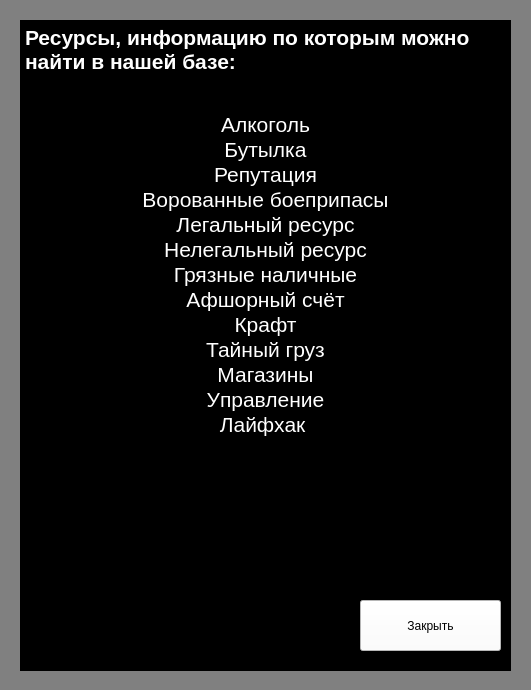
<?xml version="1.0" encoding="UTF-8"?>
<ui version="4.0">
 <class>Form</class>
 <widget class="QWidget" name="Form">
  <property name="geometry">
   <rect>
    <x>0</x>
    <y>0</y>
    <width>531</width>
    <height>690</height>
   </rect>
  </property>
  <property name="windowTitle">
   <string>Form</string>
  </property>
  <property name="styleSheet">
   <string notr="true">background-color: grey;</string>
  </property>
  <widget class="QTextBrowser" name="textBrowser">
   <property name="geometry">
    <rect>
     <x>20</x>
     <y>20</y>
     <width>491</width>
     <height>651</height>
    </rect>
   </property>
   <property name="styleSheet">
    <string notr="true">background-color: black;</string>
   </property>
   <property name="html">
    <string>&lt;!DOCTYPE HTML PUBLIC &quot;-//W3C//DTD HTML 4.0//EN&quot; &quot;http://www.w3.org/TR/REC-html40/strict.dtd&quot;&gt;
&lt;html&gt;&lt;head&gt;&lt;meta name=&quot;qrichtext&quot; content=&quot;1&quot; /&gt;&lt;style type=&quot;text/css&quot;&gt;
p, li { white-space: pre-wrap; }
&lt;/style&gt;&lt;/head&gt;&lt;body style=&quot; font-family:'MS Shell Dlg 2'; font-size:8.25pt; font-weight:400; font-style:normal;&quot;&gt;
&lt;p style=&quot; margin-top:0px; margin-bottom:0px; margin-left:0px; margin-right:0px; -qt-block-indent:0; text-indent:0px;&quot;&gt;&lt;span style=&quot; font-size:16pt; font-weight:600; color:#ffffff;&quot;&gt;Ресурсы, информацию по которым можно найти в нашей базе:&lt;/span&gt;&lt;/p&gt;
&lt;p style=&quot;-qt-paragraph-type:empty; margin-top:0px; margin-bottom:0px; margin-left:0px; margin-right:0px; -qt-block-indent:0; text-indent:0px; font-size:12pt; color:#ffffff;&quot;&gt;&lt;br /&gt;&lt;/p&gt;
&lt;p style=&quot;-qt-paragraph-type:empty; margin-top:0px; margin-bottom:0px; margin-left:0px; margin-right:0px; -qt-block-indent:0; text-indent:0px; font-size:12pt; color:#ffffff;&quot;&gt;&lt;br /&gt;&lt;/p&gt;
&lt;p align=&quot;center&quot; style=&quot; margin-top:0px; margin-bottom:0px; margin-left:0px; margin-right:0px; -qt-block-indent:0; text-indent:0px;&quot;&gt;&lt;span style=&quot; font-family:'Arial'; font-size:16pt; color:#ffffff; background-color:#000000;&quot;&gt;Алкоголь&lt;/span&gt;&lt;/p&gt;
&lt;p align=&quot;center&quot; style=&quot; margin-top:0px; margin-bottom:0px; margin-left:0px; margin-right:0px; -qt-block-indent:0; text-indent:0px;&quot;&gt;&lt;span style=&quot; font-family:'Arial'; font-size:16pt; color:#ffffff; background-color:#000000;&quot;&gt;Бутылка&lt;/span&gt;&lt;/p&gt;
&lt;p align=&quot;center&quot; style=&quot; margin-top:0px; margin-bottom:0px; margin-left:0px; margin-right:0px; -qt-block-indent:0; text-indent:0px;&quot;&gt;&lt;span style=&quot; font-family:'Arial'; font-size:16pt; color:#ffffff; background-color:#000000;&quot;&gt;Репутация&lt;/span&gt;&lt;/p&gt;
&lt;p align=&quot;center&quot; style=&quot; margin-top:0px; margin-bottom:0px; margin-left:0px; margin-right:0px; -qt-block-indent:0; text-indent:0px;&quot;&gt;&lt;span style=&quot; font-family:'Arial'; font-size:16pt; color:#ffffff; background-color:#000000;&quot;&gt;Ворованные боеприпасы&lt;/span&gt;&lt;/p&gt;
&lt;p align=&quot;center&quot; style=&quot; margin-top:0px; margin-bottom:0px; margin-left:0px; margin-right:0px; -qt-block-indent:0; text-indent:0px;&quot;&gt;&lt;span style=&quot; font-family:'Arial'; font-size:16pt; color:#ffffff; background-color:#000000;&quot;&gt;Легальный ресурс&lt;/span&gt;&lt;/p&gt;
&lt;p align=&quot;center&quot; style=&quot; margin-top:0px; margin-bottom:0px; margin-left:0px; margin-right:0px; -qt-block-indent:0; text-indent:0px;&quot;&gt;&lt;a name=&quot;docs-internal-guid-4629f931-7fff-7ead-4dde-dd6422ef23bc&quot;&gt;&lt;/a&gt;&lt;span style=&quot; font-family:'Arial'; font-size:16pt; color:#ffffff; background-color:#000000;&quot;&gt;Н&lt;/span&gt;&lt;span style=&quot; font-family:'Arial'; font-size:16pt; color:#ffffff; background-color:#000000;&quot;&gt;елегальный ресурс&lt;/span&gt;&lt;/p&gt;
&lt;p align=&quot;center&quot; style=&quot; margin-top:0px; margin-bottom:0px; margin-left:0px; margin-right:0px; -qt-block-indent:0; text-indent:0px;&quot;&gt;&lt;span style=&quot; font-family:'Arial'; font-size:16pt; color:#ffffff; background-color:#000000;&quot;&gt;Грязные наличные&lt;/span&gt;&lt;/p&gt;
&lt;p align=&quot;center&quot; style=&quot; margin-top:0px; margin-bottom:0px; margin-left:0px; margin-right:0px; -qt-block-indent:0; text-indent:0px;&quot;&gt;&lt;span style=&quot; font-family:'Arial'; font-size:16pt; color:#ffffff; background-color:#000000;&quot;&gt;Афшорный счёт&lt;/span&gt;&lt;/p&gt;
&lt;p align=&quot;center&quot; style=&quot; margin-top:0px; margin-bottom:0px; margin-left:0px; margin-right:0px; -qt-block-indent:0; text-indent:0px;&quot;&gt;&lt;span style=&quot; font-family:'Arial'; font-size:16pt; color:#ffffff; background-color:#000000;&quot;&gt;Крафт&lt;/span&gt;&lt;/p&gt;
&lt;p align=&quot;center&quot; style=&quot; margin-top:0px; margin-bottom:0px; margin-left:0px; margin-right:0px; -qt-block-indent:0; text-indent:0px;&quot;&gt;&lt;span style=&quot; font-family:'Arial'; font-size:16pt; color:#ffffff; background-color:#000000;&quot;&gt;Тайный груз&lt;/span&gt;&lt;/p&gt;
&lt;p align=&quot;center&quot; style=&quot; margin-top:0px; margin-bottom:0px; margin-left:0px; margin-right:0px; -qt-block-indent:0; text-indent:0px;&quot;&gt;&lt;span style=&quot; font-family:'Arial'; font-size:16pt; color:#ffffff; background-color:#000000;&quot;&gt;Магазины&lt;/span&gt;&lt;/p&gt;
&lt;p align=&quot;center&quot; style=&quot; margin-top:0px; margin-bottom:0px; margin-left:0px; margin-right:0px; -qt-block-indent:0; text-indent:0px;&quot;&gt;&lt;a name=&quot;docs-internal-guid-d54608d3-7fff-07ea-8497-20dc4f8db2b0&quot;&gt;&lt;/a&gt;&lt;span style=&quot; font-family:'Arial'; font-size:16pt; color:#ffffff; background-color:#000000;&quot;&gt;У&lt;/span&gt;&lt;span style=&quot; font-family:'Arial'; font-size:16pt; color:#ffffff; background-color:#000000;&quot;&gt;правление&lt;/span&gt;&lt;/p&gt;
&lt;p align=&quot;center&quot; style=&quot; margin-top:0px; margin-bottom:0px; margin-left:0px; margin-right:0px; -qt-block-indent:0; text-indent:0px;&quot;&gt;&lt;a name=&quot;docs-internal-guid-5b7d9f24-7fff-1406-7234-1103bca5ca00&quot;&gt;&lt;/a&gt;&lt;span style=&quot; font-family:'Arial'; font-size:16pt; color:#ffffff; background-color:#000000;&quot;&gt;Л&lt;/span&gt;&lt;span style=&quot; font-family:'Arial'; font-size:16pt; color:#ffffff; background-color:#000000;&quot;&gt;айфхак &lt;/span&gt;&lt;/p&gt;&lt;/body&gt;&lt;/html&gt;</string>
   </property>
  </widget>
  <widget class="QPushButton" name="pushButton">
   <property name="geometry">
    <rect>
     <x>360</x>
     <y>600</y>
     <width>141</width>
     <height>51</height>
    </rect>
   </property>
   <property name="styleSheet">
    <string notr="true">background-color: rgb(255, 255, 255);</string>
   </property>
   <property name="text">
    <string>Закрыть</string>
   </property>
  </widget>
 </widget>
 <resources/>
 <connections/>
</ui>
